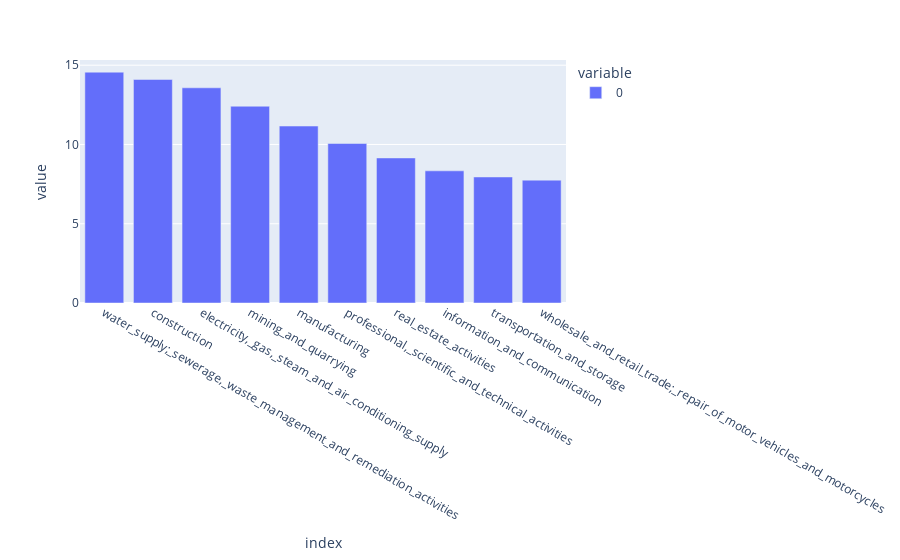

This figure's notebook cell:
### Markdown cell above
- mean for each sector column for percentage of total hours spent working on green tasks per sector between 2011-2018

### Code cell
df_mean = df.iloc[:, 1:19].mean()
df_mean.sort_values(ascending=False).head(10).plot.bar()
# title = 'Mean percentage of total hours spent working on green tasks per sector between 2011-2018'

### Figure 1 — Plotly figure (JSON) as saved in the notebook; plotly's stock layout.template omitted (floating-point values rounded to 4 significant figures)
{"data": [{"alignmentgroup": "True", "hovertemplate": "variable=0<br>index=%{x}<br>value=%{y}<extra></extra>", "legendgroup": "0", "marker": {"color": "#636efa", "pattern": {"shape": ""}}, "name": "0", "offsetgroup": "0", "orientation": "v", "showlegend": true, "textposition": "auto", "type": "bar", "x": ["water_supply;_sewerage,_waste_management_and_remediation_activities", "construction", "electricity,_gas,_steam_and_air_conditioning_supply", "mining_and_quarrying", "manufacturing", "professional,_scientific_and_technical_activities", "real_estate_activities", "information_and_communication", "transportation_and_storage", "wholesale_and_retail_trade;_repair_of_motor_vehicles_and_motorcycles"], "xaxis": "x", "y": [14.56, 14.1, 13.57, 12.41, 11.16, 10.06, 9.15, 8.338, 7.95, 7.75], "yaxis": "y"}], "layout": {"barmode": "relative", "legend": {"title": {"text": "variable"}, "tracegroupgap": 0}, "margin": {"t": 60}, "xaxis": {"anchor": "y", "domain": [0, 1], "title": {"text": "index"}}, "yaxis": {"anchor": "x", "domain": [0, 1], "title": {"text": "value"}}}}
